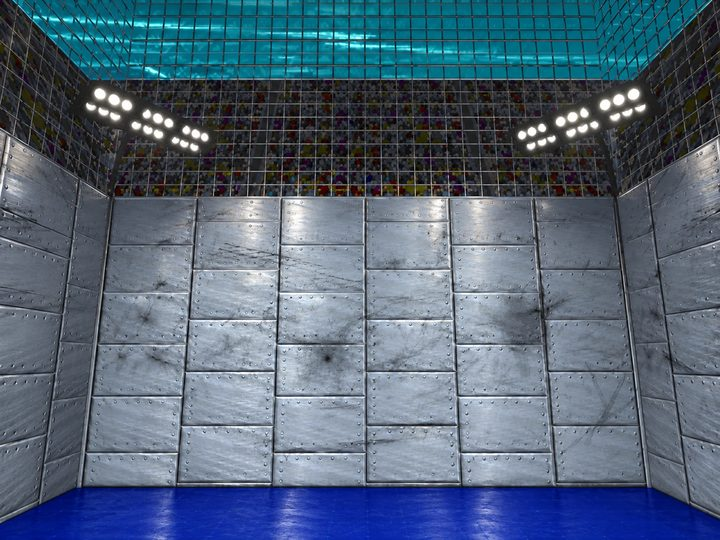
#> input picture tools/manual/img/arena-0.jpg, 720 x 540 px
$ python -i prepare.py   (imports and definitions only)
#> lines starting #> are read from the running program, lines starting #| are printed output that depends on the picture
"""The new-art pack, step 2 (after tools/hd-pack/export.test.ts in its new-art mode wrote the robot jobs and the docs):
the arenas' guides from their current paintings, the reference sheets (the originals' HD artwork, the target; the new
content now), and the zip to hand to the image AI.

Usage: python tools/newart/prepare.py <pack folder>      (npm run newart:export runs it)
Needs Pillow. The originals' references come from the HD asset pack (hd-pack/), the arenas' paintings from their mod's
package (public/mods).
"""
import json
import re
import shutil
import sys
from pathlib import Path

from PIL import Image, ImageDraw

ROOT = Path(__file__).resolve().parent.parent.parent
HD_PACK = ROOT / 'hd-pack'
sys.path.insert(0, str(ROOT / 'tools' / 'extras'))
from extras_files import arena_background  # noqa: E402
# (the in-game comparison shots: a new robot beside an original in a new arena; made by the scratchpad recorder)
IN_GAME = ROOT / '.captures' / 'newcontent'

ARENA_W, ARENA_H = 2880, 1200
CLASSIC = (640, 2240)
FLOOR_Y = 190 * 6
WALLS = (640 + 20 * 5, 640 + 300 * 5)
HUD_Y = 34 * 6
ORIGINAL_ROBOTS = ['JAGUAR', 'SHADOW', 'THORN', 'PYROS', 'ELECTRA', 'KATANA', 'SHREDDER', 'FLAIL', 'GARGOYLE', 'CHRONOS', 'NOVA']
BACKGROUND = (18, 20, 26)


# [25 lines left out: functions layout, grid, not called in this run]


def robot_lineup(frames: list, scale: float = 0.6, gap: int = 48) -> Image.Image:
    """Robots side by side at one scale (their sizes compare), standing on one line, in two rows."""
    scaled = []
    for f in frames:
        f = f.crop(f.getchannel('A').getbbox())
        scaled.append(f.resize((round(f.width * scale), round(f.height * scale)), Image.LANCZOS))
    half = (len(scaled) + 1) // 2
    rows = [scaled[:half], scaled[half:]]
    heights = [max(im.height for im in r) for r in rows]
    width = max(sum(im.width for im in r) + gap * (len(r) + 1) for r in rows)
    out = Image.new('RGBA', (width, sum(heights) + gap * (len(rows) + 1)), BACKGROUND + (255,))
    y = gap
    for r, h in zip(rows, heights):
        x = (width - (sum(im.width for im in r) + gap * (len(r) - 1))) // 2
        for im in r:
            out.alpha_composite(im, (x, y + h - im.height))
            x += im.width + gap
        y += h + gap
    return out.convert('RGB')


# [49 lines left out: function main, not called in this run]


# [2 lines not run here, left out]

>>> import cv2
>>> picture = cv2.imread('../manual/img/arena-0.jpg', cv2.IMREAD_GRAYSCALE)
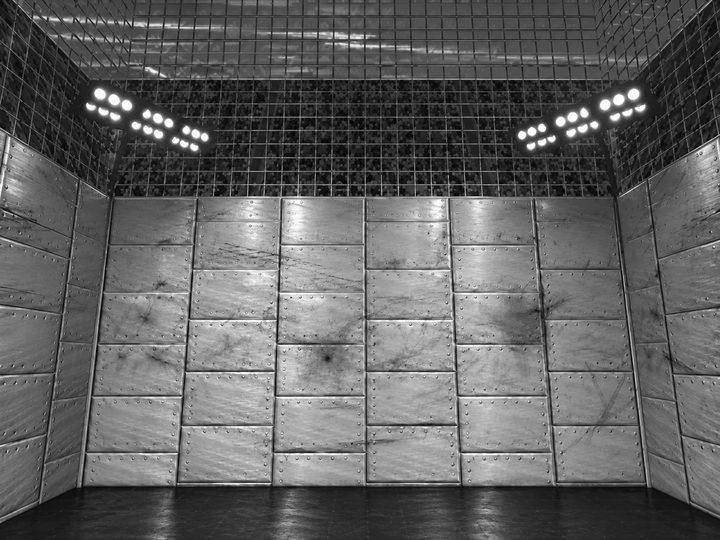
#> picture: shape (540, 720); min 0, max 255, mean 98.1
>>> result = robot_lineup(picture)
#> the loop in robot_lineup, `for f in frames:` made 1 pass
#> after the loop in robot_lineup, `for f in frames:`: scaled = []
#> (the run stopped early here; a loop or call above may not have finished)
